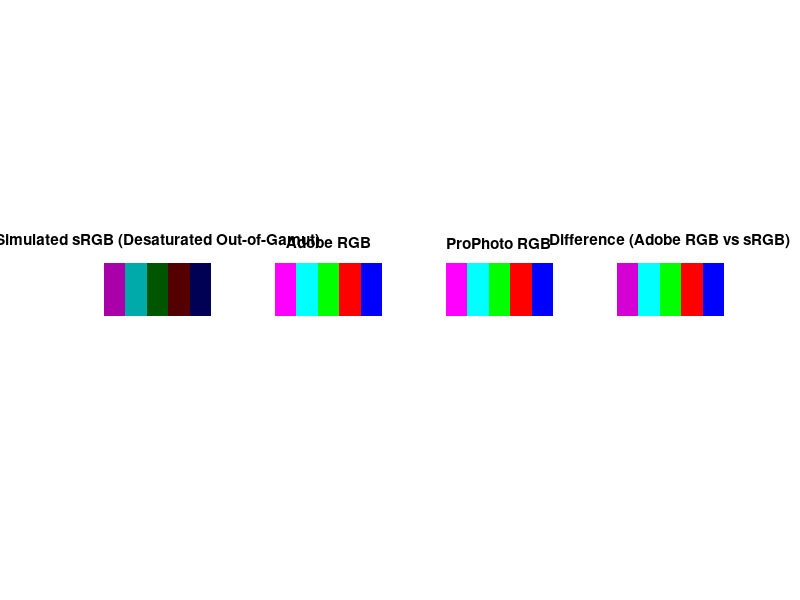

MATLAB code to generate this figure:
% Simulate sRGB vs. Adobe RGB and ProPhoto RGB with extreme exaggeration for sRGB gamut limitation
imgSize = [600, 1200]; % Image size for visibility

% Define highly saturated colors that are out of gamut for sRGB but fit in AdobeRGB and ProPhotoRGB
purple_sRGB = [1.5, 0, 1.5];   % Extremely saturated purple
cyan_sRGB = [0, 2.0, 2.0];     % Extremely saturated cyan
green_sRGB = [0, 2.0, 0];      % Extremely saturated green
red_sRGB = [2.0, 0, 0];        % Extremely saturated red
blue_sRGB = [0, 0, 2.0];       % Extremely saturated blue

% Create blank images for each color space
img_sRGB = ones(imgSize(1), imgSize(2), 3);
img_AdobeRGB = img_sRGB;
img_ProPhotoRGB = img_sRGB;
img_Difference = img_sRGB;

% Define a threshold for out-of-gamut colors (where sRGB would fail)
gamutLimit = 1.0;
compressionFactor = 0.5;  % Exaggerated factor to desaturate out-of-gamut colors

% Simulate sRGB: desaturate out-of-gamut colors aggressively
for i = 1:imgSize(2)
    if i <= imgSize(2)/5
        color = purple_sRGB;
    elseif i <= 2*imgSize(2)/5
        color = cyan_sRGB;
    elseif i <= 3*imgSize(2)/5
        color = green_sRGB;
    elseif i <= 4*imgSize(2)/5
        color = red_sRGB;
    else
        color = blue_sRGB;
    end
    
    % Apply extreme desaturation to simulate sRGB limitations (shift to grayscale for out-of-gamut)
    clippedColor = min(color, gamutLimit);
    outOfGamutMask = color > gamutLimit;  % Detect out-of-gamut colors
    
    % If out-of-gamut, reduce the saturation drastically, else leave it unchanged
    finalColor_sRGB = clippedColor + outOfGamutMask .* (compressionFactor * (color - clippedColor));
    % Convert to grayscale for a dramatic effect in out-of-gamut regions
    grayscale_sRGB = repmat(mean(clippedColor), 1, 3);
    img_sRGB(:, i, :) = repmat(reshape(finalColor_sRGB .* (1-outOfGamutMask) + grayscale_sRGB .* outOfGamutMask, [1, 1, 3]), imgSize(1), 1);
    
    % Adobe RGB and ProPhoto RGB can represent full colors without clipping
    img_AdobeRGB(:, i, :) = repmat(reshape(color, [1, 1, 3]), imgSize(1), 1);
    img_ProPhotoRGB(:, i, :) = repmat(reshape(color, [1, 1, 3]), imgSize(1), 1);
    
    % Create a difference image to highlight the differences between sRGB and Adobe RGB
    img_Difference(:, i, :) = abs(img_AdobeRGB(:, i, :) - img_sRGB(:, i, :));
end

% Plot the three images and the difference image
figure;
subplot(1, 4, 1);
imshow(img_sRGB);
title('Simulated sRGB (Desaturated Out-of-Gamut)');

subplot(1, 4, 2);
imshow(img_AdobeRGB);
title('Adobe RGB');

subplot(1, 4, 3);
imshow(img_ProPhotoRGB);
title('ProPhoto RGB');

subplot(1, 4, 4);
imshow(img_Difference);
title('Difference (Adobe RGB vs sRGB)');
